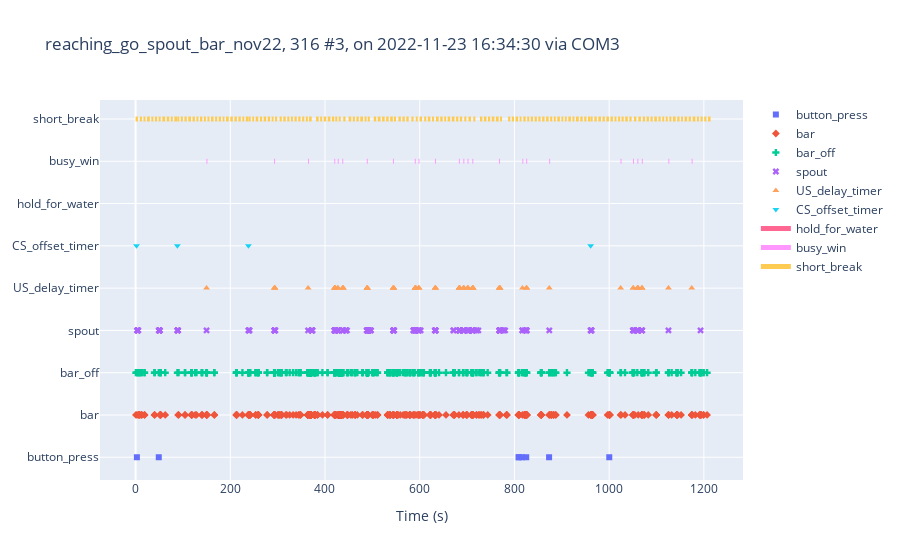

Notebook cell for this chart:
### Code cell
exp_cohort.sessions[0].plot_session(keys, state_def,
                                    export_son=True, son_filename='temp.smrx')

### Figure 1 — Plotly figure (JSON) as saved in the notebook; plotly's stock layout.template omitted (floating-point values rounded to 4 significant figures; data arrays with more than 128 entries replaced by an {"elided": "..."} marker saying what was removed)
{"data": [{"marker": {"symbol": "square"}, "mode": "markers", "name": "button_press", "type": "scatter", "x": [2.807, 49.0, 808.9, 809.4, 816.3, 824.9, 873.2, 1000.0], "y": ["button_press", "button_press", "button_press", "button_press", "button_press", "button_press", "button_press", "button_press"]}, {"marker": {"symbol": "diamond"}, "mode": "markers", "name": "bar", "type": "scatter", "x": {"elided": "484 float values"}, "y": {"elided": "484 str values"}}, {"marker": {"symbol": "cross"}, "mode": "markers", "name": "bar_off", "type": "scatter", "x": {"elided": "484 float values"}, "y": {"elided": "484 str values"}}, {"marker": {"symbol": "x"}, "mode": "markers", "name": "spout", "type": "scatter", "x": {"elided": "194 float values"}, "y": {"elided": "194 str values"}}, {"marker": {"symbol": "triangle-up"}, "mode": "markers", "name": "US_delay_timer", "type": "scatter", "x": [149.9, 292.8, 293.7, 294.1, 294.3, 364.4, 419.8, 420.4, 420.5, 420.8, 421.4, 421.7, 427.1, 427.5, 436.7, 438.2, 438.4, 438.6, 488.5, 488.9, 489.3, 489.5, 489.6, 543.7, 544.3, 544.8, 545.2, 545.3, 589.9, 590.4, 591.1, 591.5, 591.7, 591.7, 597.8, 597.9, 599.0, 632.6, 632.7, 633.3, 633.7, 683.0, 683.5, 683.9, 684.2, 684.7, 684.8, 692.4, 692.7, 693.0, 693.4, 701.2, 701.7, 701.9, 702.0, 711.3, 711.7, 712.0, 712.5, 712.6, 712.8, 767.8, 768.3, 768.7, 769.0, 769.4, 769.7, 816.9, 825.1, 825.5, 826.1, 873.6, 1024.0, 1051.0, 1051.0, 1060.0, 1060.0, 1060.0, 1061.0, 1061.0, 1069.0, 1069.0, 1070.0, 1125.0, 1174.0], "y": ["US_delay_timer", "US_delay_timer", "US_delay_timer", "US_delay_timer", "US_delay_timer", "US_delay_timer", "US_delay_timer", "US_delay_timer", "US_delay_timer", "US_delay_timer", "US_delay_timer", "US_delay_timer", "US_delay_timer", "US_delay_timer", "US_delay_timer", "US_delay_timer", "US_delay_timer", "US_delay_timer", "US_delay_timer", "US_delay_timer", "US_delay_timer", "US_delay_timer", "US_delay_timer", "US_delay_timer", "US_delay_timer", "US_delay_timer", "US_delay_timer", "US_delay_timer", "US_delay_timer", "US_delay_timer", "US_delay_timer", "US_delay_timer", "US_delay_timer", "US_delay_timer", "US_delay_timer", "US_delay_timer", "US_delay_timer", "US_delay_timer", "US_delay_timer", "US_delay_timer", "US_delay_timer", "US_delay_timer", "US_delay_timer", "US_delay_timer", "US_delay_timer", "US_delay_timer", "US_delay_timer", "US_delay_timer", "US_delay_timer", "US_delay_timer", "US_delay_timer", "US_delay_timer", "US_delay_timer", "US_delay_timer", "US_delay_timer", "US_delay_timer", "US_delay_timer", "US_delay_timer", "US_delay_timer", "US_delay_timer", "US_delay_timer", "US_delay_timer", "US_delay_timer", "US_delay_timer", "US_delay_timer", "US_delay_timer", "US_delay_timer", "US_delay_timer", "US_delay_timer", "US_delay_timer", "US_delay_timer", "US_delay_timer", "US_delay_timer", "US_delay_timer", "US_delay_timer", "US_delay_timer", "US_delay_timer", "US_delay_timer", "US_delay_timer", "US_delay_timer", "US_delay_timer", "US_delay_timer", "US_delay_timer", "US_delay_timer", "US_delay_timer"]}, {"marker": {"symbol": "triangle-down"}, "mode": "markers", "name": "CS_offset_timer", "type": "scatter", "x": [2, 88.28, 238.3, 961.0], "y": ["CS_offset_timer", "CS_offset_timer", "CS_offset_timer", "CS_offset_timer"]}, {"line": {"width": 5}, "mode": "lines", "name": "hold_for_water", "type": "scatter", "x": {"elided": "435 float values"}, "y": {"elided": "435 str values"}}, {"line": {"width": 5}, "mode": "lines", "name": "waiting_for_spout", "type": "scatter", "x": [], "y": []}, {"line": {"width": 5}, "mode": "lines", "name": "busy_win", "type": "scatter", "x": [149.7, 151.7, null, 292.6, 294.6, null, 364.2, 366.2, null, 419.6, 421.7, null, 426.9, 428.9, null, 436.5, 438.5, null, 488.3, 490.3, null, 543.5, 545.5, null, 589.7, 591.7, null, 597.6, 599.6, null, 632.4, 634.4, null, 682.8, 684.8, null, 692.2, 694.2, null, 701.0, 703.0, null, 711.1, 713.1, null, 767.6, 769.6, null, 816.7, 818.7, null, 824.9, 826.9, null, 873.4, 875.4, null, 1024.0, 1026.0, null, 1050.0, 1052.0, null, 1060.0, 1062.0, null, 1069.0, 1071.0, null, 1125.0, 1127.0, null, 1174.0, 1176.0, null], "y": ["busy_win", "busy_win", "busy_win", "busy_win", "busy_win", "busy_win", "busy_win", "busy_win", "busy_win", "busy_win", "busy_win", "busy_win", "busy_win", "busy_win", "busy_win", "busy_win", "busy_win", "busy_win", "busy_win", "busy_win", "busy_win", "busy_win", "busy_win", "busy_win", "busy_win", "busy_win", "busy_win", "busy_win", "busy_win", "busy_win", "busy_win", "busy_win", "busy_win", "busy_win", "busy_win", "busy_win", "busy_win", "busy_win", "busy_win", "busy_win", "busy_win", "busy_win", "busy_win", "busy_win", "busy_win", "busy_win", "busy_win", "busy_win", "busy_win", "busy_win", "busy_win", "busy_win", "busy_win", "busy_win", "busy_win", "busy_win", "busy_win", "busy_win", "busy_win", "busy_win", "busy_win", "busy_win", "busy_win", "busy_win", "busy_win", "busy_win", "busy_win", "busy_win", "busy_win", "busy_win", "busy_win", "busy_win", "busy_win", "busy_win", "busy_win"]}, {"line": {"width": 5}, "mode": "lines", "name": "short_break", "type": "scatter", "x": {"elided": "435 float values"}, "y": {"elided": "435 str values"}}], "layout": {"autosize": true, "title": {"text": "reaching_go_spout_bar_nov22, 316 #3, on 2022-11-23 16:34:30 via COM3"}, "xaxis": {"autorange": true, "range": [-77.47, 1285.0], "title": {"text": "Time (s)"}, "type": "linear"}, "yaxis": {"autorange": true, "fixedrange": true, "range": [-0.6445, 8.455], "type": "category"}}}
